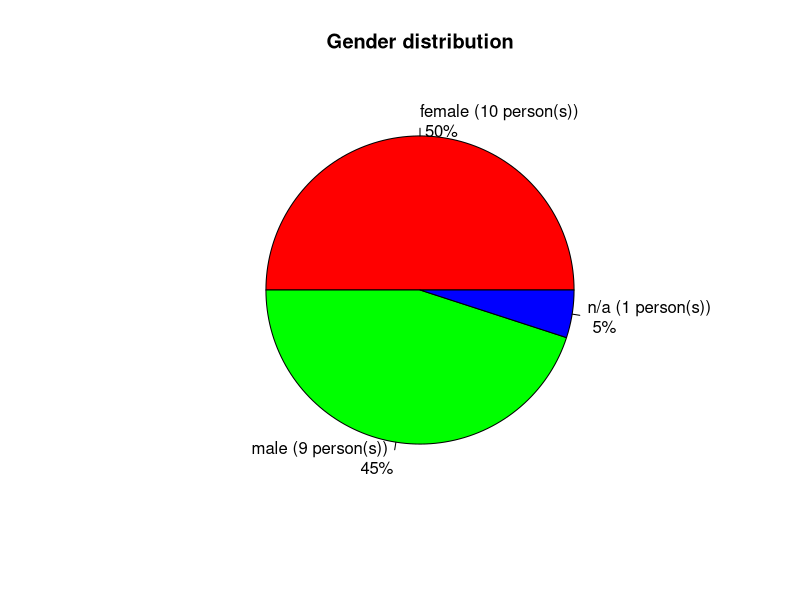
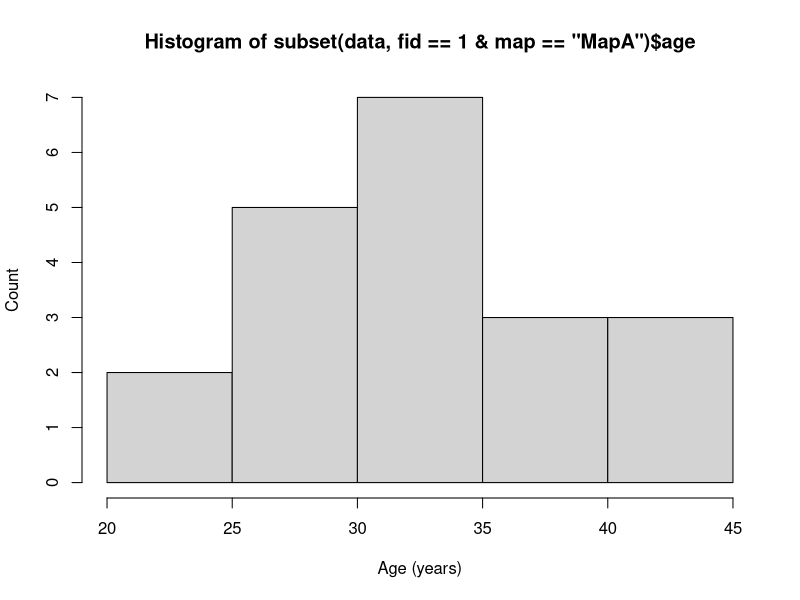
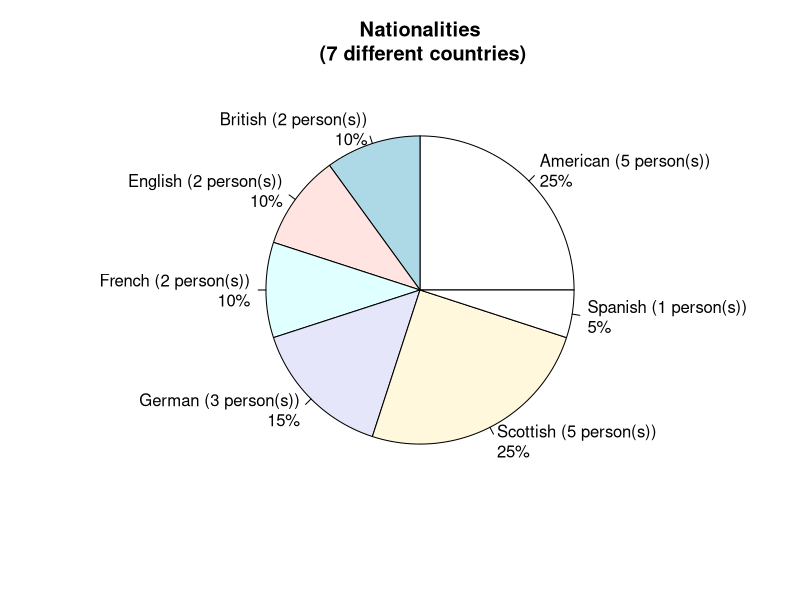
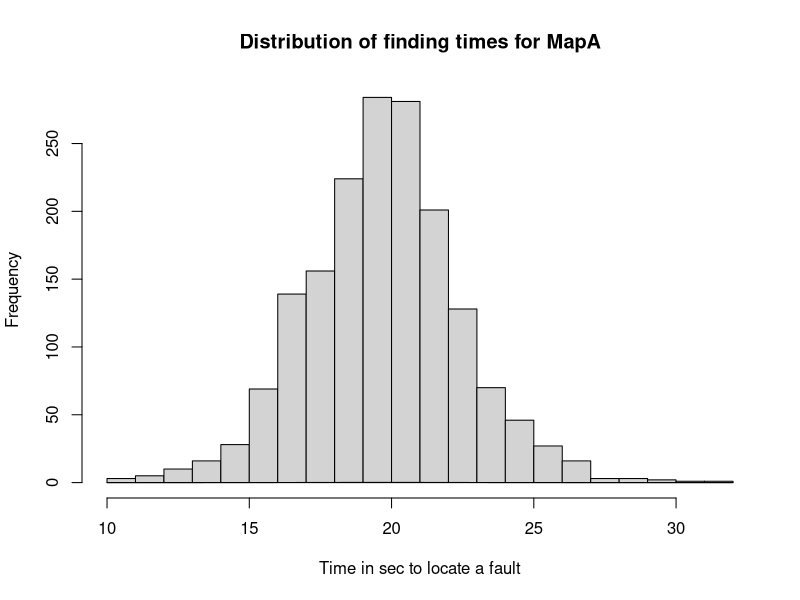
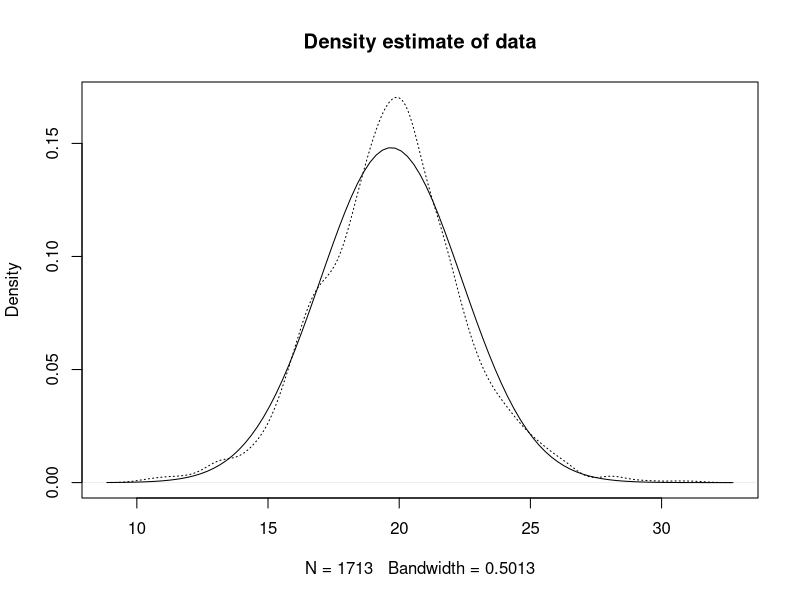
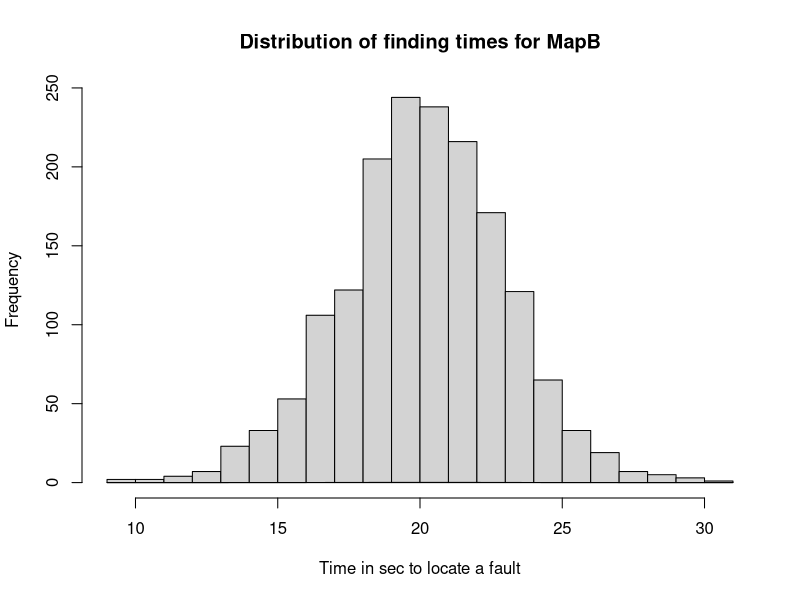
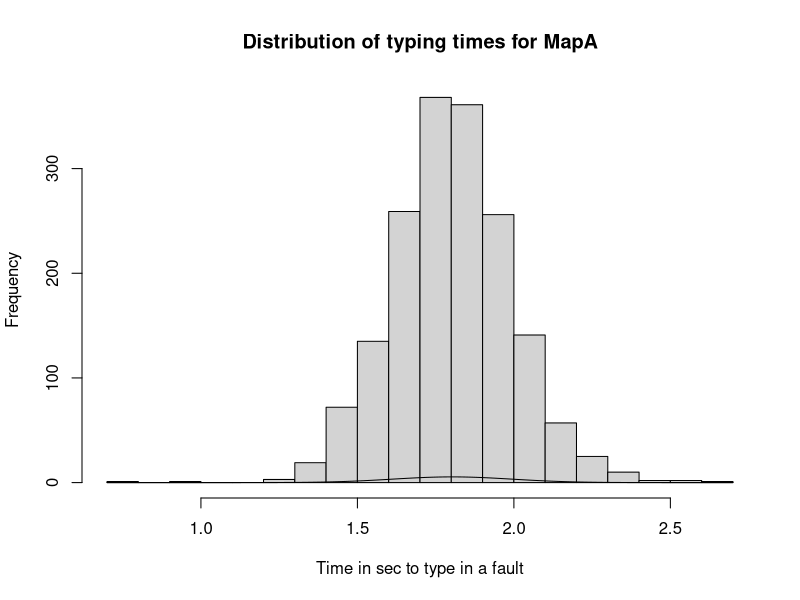
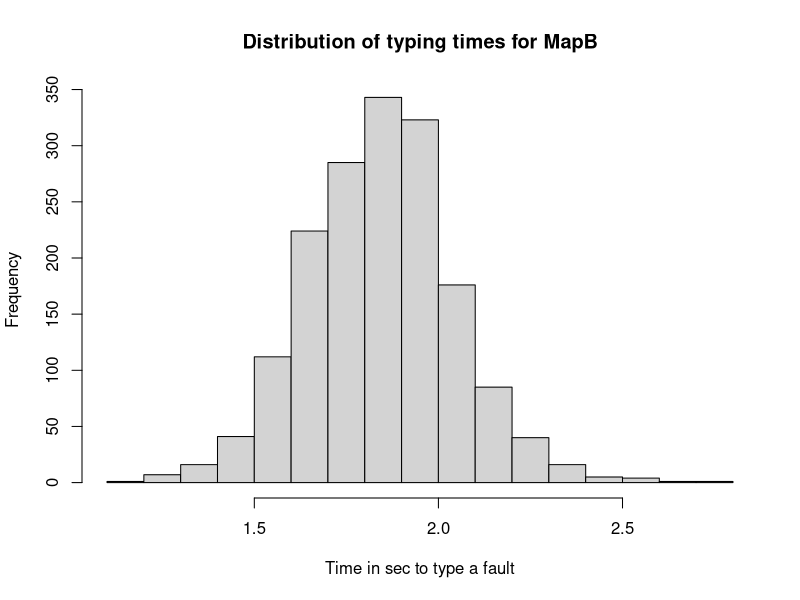

These charts were generated, in order, by the following R code:
#!/usr/bin/env Rscript
require(ggplot2)
# require(plyr)
# Read in data
data <- read.csv("datafile.csv")

n <- max(data$pid)

f <- length(subset(data, fid == 1 & map == 'MapA' & gender == 'f')$gender)
m <- length(subset(data, fid == 1 & map == 'MapA' & gender == 'm')$gender)
o <- length(subset(data, fid == 1 & map == 'MapA' & gender == 'o')$gender)

mapa <- subset(data, map == 'MapA')
mapb <- subset(data, map == 'MapB')

# Pie Chart with Percentages of genders
slices <- c(f,m,o)
lbls <- c('female','male','n/a')
pct <- round(slices/sum(slices)*100)
lbls <- paste(lbls, ' (', slices, ' person(s))', sep="")
lbls <- paste(lbls, "\n", pct) # add percents to labels 
lbls <- paste(lbls,"%",sep="") # ad % to labels
pie(slices,labels = lbls, col=rainbow(length(lbls)),main="Gender distribution")

# Calculate age mean, sd, range, bandwidth and plot
age <- mean(subset(data, fid == 1 & map == 'MapA')$age)
age_sd <- sd(subset(data, fid == 1 & map == 'MapA')$age)
age_range <-range(subset(data, fid == 1 & map == 'MapA')$age)
age_diff = age_range[2] - age_range[1]
hist(subset(data, fid == 1 & map == 'MapA')$age, xlab="Age (years)", ylab="Count")


# Nationalities
mytable <- table(subset(data, fid == 1 & map =='MapA')$nationality)

lbls <- paste(names(mytable), " (", mytable, " person(s))", "\n", as.vector(mytable)/sum(as.vector(mytable))*100, "%", sep="")
pie(mytable, labels = lbls, 
    main="Nationalities\n (7 different countries)")


# Mean and SD of the questions answered with each map system
faults_mapa <- aggregate(mapa$fid,by=list(mapa$pid), max, na.rm=TRUE)
faults_mapb <- aggregate(mapb$fid,by=list(mapb$pid), max, na.rm=TRUE)

mean_f_mapa <- mean(faults_mapa$x, na.rm=TRUE)
mean_f_mapb <- mean(faults_mapb$x, na.rm=TRUE)

sd_f_mapa <- sd(faults_mapa$x, na.rm=TRUE)
sd_f_mapb <- sd(faults_mapb$x, na.rm=TRUE)

# Hyp 1 calculate mean & sd of times locating faults and conduct t- as well as F-test:

# We can assume normal dist
mapa_loc_time <-subset(data, map == 'MapA', na.rm=TRUE)$f.time
hist(mapa_loc_time, main="Distribution of finding times for MapA", xlab="Time in sec to locate a fault", breaks = 20)
curve(dnorm(x, mean=mean(mapa_loc_time), sd=sd(mapa_loc_time)), add=TRUE)

plot(density(mapa_loc_time),main="Density estimate of data", lty="dotted")
curve(dnorm(x, mean=mean(mapa_loc_time), sd=sd(mapa_loc_time)), add=TRUE)

# chisq.test(density(mapa_loc_time), dnorm(x, mean=mean(mapa_loc_time), sd=sd(mapa_loc_time)))

mapb_loc_time <-subset(data, map == 'MapB', na.rm=TRUE)$f.time
hist(mapb_loc_time, main="Distribution of finding times for MapB", xlab="Time in sec to locate a fault", breaks = 20)
curve(dnorm(x, mean=mean(mapb_loc_time), sd=sd(mapb_loc_time)), add=TRUE)

# Means & StdDevs
mean_mapa_loc_time = mean(mapa_loc_time, na.rm=TRUE)
sd_mapa_loc_time = sd(mapa_loc_time, na.rm=TRUE)

mean_mapb_loc_time = mean(mapb_loc_time, na.rm=TRUE)
sd_mapb_loc_time = sd(mapb_loc_time, na.rm=TRUE)

# Tests
t.test(mapa_loc_time, mapb_loc_time)
var.test(mapa_loc_time, mapb_loc_time)



# Hyp 2 calculate mean & sd of times typing faults and conduct t- as well as F-test:
mapa_typ_time <-subset(data, map == 'MapA', na.rm=TRUE)$t.time
hist(mapa_typ_time, main="Distribution of typing times for MapA", xlab="Time in sec to type in a fault", breaks = 20)
# curve(dnorm(x, mean=mean(mapa_typ_time), sd=sd(mapb_typ_time)), add=TRUE)
# lines(density(mapa_typ_time))             # add a density estimate with defaults
# lines(density(mapa_typ_time), lty="dotted")
curve(max(mapa_typ_time)*dnorm(x, mean=mean(mapa_typ_time), sd=sd(mapa_typ_time)), add=TRUE)

mapb_typ_time <-subset(data, map == 'MapB', na.rm=TRUE)$t.time
hist(mapb_typ_time, main="Distribution of typing times for MapB", xlab="Time in sec to type a fault", breaks = 20)
# curve(dnorm(x, mean=mean(mapb_typ_time), sd=sd(mapb_typ_time)), add=TRUE)
plot(density(mapb_typ_time),main="Density estimate of data", lty="dotted")
curve(dnorm(x, mean=mean(mapb_typ_time), sd=sd(mapb_typ_time)), add=TRUE)

plot(ecdf(mapb_typ_time),main="Empirical cumulative distribution function")

# range(mapb_typ_time)
# breaks = seq(1.0, 3, by=0.1)
# mapb_typ_time.cut = cut(mapb_typ_time, breaks)
# mapb_typ_time.cut = mapb_typ_time.cut
# mapb_typ_time.freq = table(mapb_typ_time.cut)
# 
# plot(mapb_typ_time.cut)

mean_mapa_typ_time = mean(mapa_typ_time, na.rm=TRUE)
sd_mapa_typ_time = sd(mapa_typ_time, na.rm=TRUE)

mean_mapb_typ_time = mean(mapb_typ_time, na.rm=TRUE)
sd_mapb_typ_time = sd(mapb_typ_time, na.rm=TRUE)

t2 <- t.test(mapa_typ_time, mapb_typ_time)
v2 <- var.test(mapa_typ_time, mapb_typ_time)

t.test(mapa_typ_time, mapb_typ_time)
var.test(mapa_typ_time, mapb_typ_time)

# xd <- subset(data, map == 'MapA', na.rm=TRUE)$t.time
# h<-hist(xd, breaks=20, col="grey", xlab="Time in seconds", main="Distribution of typing times for MapA") 
# xfit<-seq(min(xd),max(xd),length=3200) 
# yfit<-dnorm(xfit,mean=mean(xd),sd=sd(xd)) 
# yfit <- yfit*diff(h$mids[1:2])*length(xd)

xd <- subset(data, map == 'MapA', na.rm=TRUE)$t.time
dens<-density(xd)
dens$y <-dens$y/10
h<-hist(xd, breaks=20, col="grey", xlab="Time in seconds", main="Distribution of typing times for MapA")
# h<-hist(x, plot=F)
h$counts <- h$counts / sum(h$counts)
plot(h, freq=TRUE, ylab="Relative Frequency", xlab="Time in seconds", main="Distribution of typing times for MapA", col="grey")
xfit<-seq(min(xd),max(xd),length=3200) 
yfit<-dnorm(xfit,mean=mean(xd),sd=sd(xd)) 
yfit <- yfit*diff(h$mids[1:2])
lines(dens, lty="dotted",lwd=2, col="red")
lines(xfit, yfit, col="blue", lwd=2)

# plot( mapa$lat, mapa$long, main="Latitude against Longitude" )
# plot( mapb$lat, mapb$long, main="Latitude against Longitude" )

# # loading the required packages
# library(ggplot2)
# library(ggmap)
# 
# # creating a sample data.frame with your lat/lon points
# lon <- data$long
# lat <- data$lat
# correct.lon <- data$correct.long
# correct.lat <- data$correct.lat
# df <- as.data.frame(cbind(lon,lat))
# df2 <-as.data.frame(cbind(correct.lon,correct.lat))
# 
# # getting the map
# mapgilbert <- get_map(location = c(lon = mean(df$lon), lat = mean(df$lat)), zoom = 10,
#                       maptype = "satellite", scale = 2)
# 
# # plotting the map with some points on it
# ggmap(mapgilbert) +
#   geom_point(data = df, aes(x = lon, y = lat, fill = "red", alpha = 1), size = 5, shape = 15, fill = "red") +
#   geom_point(data = df2, aes(x = correct.lon, y = correct.lat, fill = "red", alpha = 0.8), size = 5, shape = 21, alpha = 0.8) +
#   guides(fill=FALSE, alpha=FALSE, size=FALSE)

ma = sqrt((mapa$lat-mapa$correct.lat)^2 + (mapa$long-mapa$correct.long)^2)
mapa_geom_err <- as.data.frame(cbind(mapa, ma))

hist(mapa_geom_err$ma, breaks = 20)

# boxplot anova

